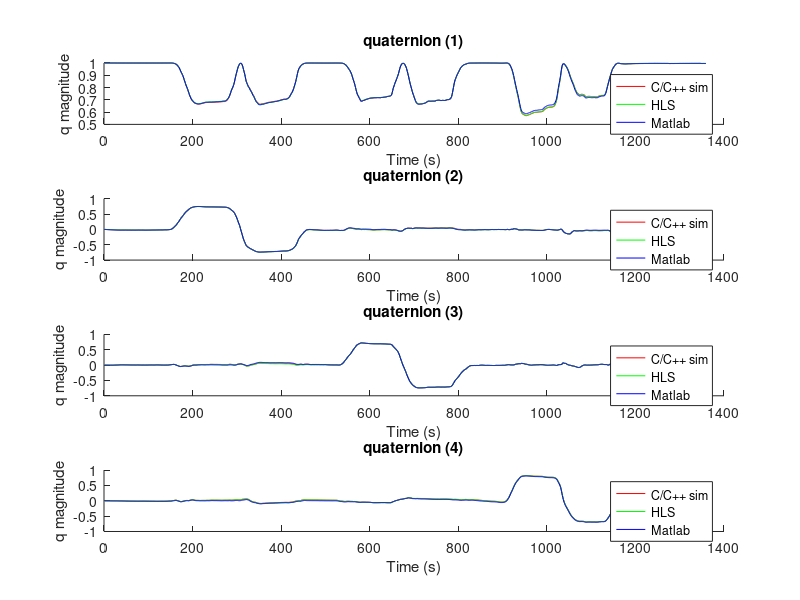
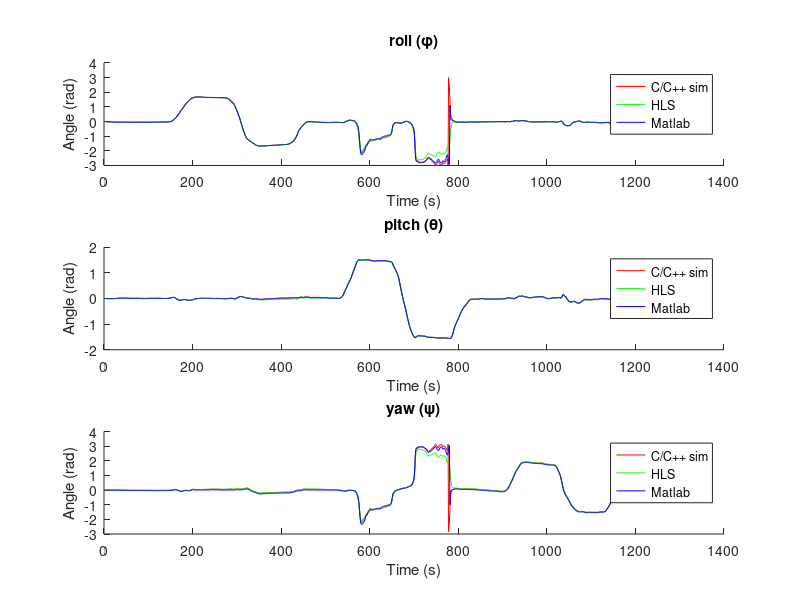

Reproduce these figures in MATLAB, in order.
%%read csv file

totalData = 1359;
timer_freq = 50000000;

%time      = dlmread('output2.csv', ',', [0 0 totalData-1 0]);
m         = dlmread('output2.csv', ',', [0 0 totalData-1 2]);
g         = dlmread('output2.csv', ',', [0 3 totalData-1 5]);
a         = dlmread('output2.csv', ',', [0 6 totalData-1 8]);
q_matlab  = dlmread('output2.csv', ',', [0 9 totalData-1 12]);
e_matlab  = dlmread('output2.csv', ',', [0 13 totalData-1 15]);
q_HLS     = dlmread('output2.csv', ',', [0 16 totalData-1 19]);
e_HLS     = dlmread('output2.csv', ',', [0 20 totalData-1 22]);
q1_HLS    = dlmread('outputHW.csv', ',', [0 0 totalData-1 3]);
e1_HLS    = dlmread('outputHW.csv', ',', [0 4 totalData-1 6]);
count     = dlmread('outputHW.csv', ',', [0 7 totalData-1 7]);
%q1_HLS    = dlmread('output2.csv', ',', [0 23 totalData-1 26]);
%e1_HLS    = dlmread('output2.csv', ',', [0 27 totalData-1 29]);

%calculate Root Mean Square Error
for i = 1:3
  %(q_HLS(i) - q1_HLS(i))    % Errors
  %(q_HLS(i) - q1_HLS(i)).^2   % Squared Error
  %mean(q_HLS(i) - q1_HLS(i)).^2)   % Mean Squared Error
  RMSE_q_HLS_HLS1(i) = sqrt(mean((q_HLS(:,i) - q1_HLS(:,i)).^2));  % Root Mean Squared Error
  RMSE_euler_HLS_HLS1(i) = sqrt(mean((e_HLS(:,i) - e1_HLS(:,i)).^2));  % Root Mean Squared Error
end
  RMSE_q_HLS_HLS1(:,4) = sqrt(mean((q_HLS(:,4) - q1_HLS(:,4)).^2));  % Root Mean Squared Error

for i = 1:3
  %(q_HLS(i) - q1_HLS(i))    % Errors
  %(q_HLS(i) - q1_HLS(i)).^2   % Squared Error
  %mean(q_HLS(i) - q1_HLS(i)).^2)   % Mean Squared Error
  RMSE_q_HLS_matlab(i) = sqrt(mean((q_HLS(:,i) - q_matlab(:,i)).^2));  % Root Mean Squared Error
  RMSE_euler_HLS_matlab(i) = sqrt(mean((e_HLS(:,i) - e_matlab(:,i)).^2));  % Root Mean Squared Error
end
  RMSE_q_HLS_matlab(4) = sqrt(mean((q_HLS(:,4) - q_matlab(:,4)).^2));  % Root Mean Squared Error
  
%for i = 1:1359
%  exec_time(i) = count(i)/50000000;
%end  

exec_time = (count(totalData)/totalData)/timer_freq;

disp(RMSE_q_HLS_HLS1);
disp(RMSE_q_HLS_matlab);
disp(RMSE_euler_HLS_HLS1);
disp(RMSE_euler_HLS_matlab);
disp(exec_time)
disp(1/exec_time)
time = 1:1:totalData;

%% plot quaternion comparison
figure('Name', 'quaternion comparison');

axis(1) = subplot(4,1,1);
hold on;
plot(time, q_HLS(:,1), 'r');
plot(time, q1_HLS(:,1), 'g');
plot(time, q_matlab(:,1), 'b');
legend('C/C++ sim', 'HLS', 'Matlab');
xlabel('Time (s)');
ylabel('q magnitude');
title('quaternion (1)');
hold off;

axis(2) = subplot(4,1,2);
hold on;
plot(time, q_HLS(:,2), 'r');
plot(time, q1_HLS(:,2), 'g');
plot(time, q_matlab(:,2), 'b');
legend('C/C++ sim', 'HLS', 'Matlab');
xlabel('Time (s)');
ylabel('q magnitude');
title('quaternion (2)');
hold off;

axis(3) = subplot(4,1,3);
hold on;
plot(time, q_HLS(:,3), 'r');
plot(time, q1_HLS(:,3), 'g');
plot(time, q_matlab(:,3), 'b');
legend('C/C++ sim', 'HLS', 'Matlab');
xlabel('Time (s)');
ylabel('q magnitude');
title('quaternion (3)');
hold off;

axis(4) = subplot(4,1,4);
hold on;
plot(time, q_HLS(:,4), 'r');
plot(time, q1_HLS(:,4), 'g');
plot(time, q_matlab(:,4), 'b');
legend('C/C++ sim', 'HLS', 'Matlab')
xlabel('Time (s)');
ylabel('q magnitude');
title('quaternion (4)');
hold off;

linkaxes(axis, 'x');

%% plot euler comparison in radians

figure('Name', 'euler comparison');

axis(1) = subplot(3,1,1);
hold on;
plot(time, e_HLS(:,1), 'r');
plot(time, e1_HLS(:,1), 'g');
plot(time, e_matlab(:,1), 'b');
legend('C/C++ sim', 'HLS', 'Matlab')
xlabel('Time (s)');
ylabel('Angle (rad)');
title('roll (\phi)');
hold off;

axis(2) = subplot(3,1,2);
hold on;
plot(time, e_HLS(:,2), 'r');
plot(time, e1_HLS(:,2), 'g');
plot(time, e_matlab(:,2), 'b');
legend('C/C++ sim', 'HLS', 'Matlab')
xlabel('Time (s)');
ylabel('Angle (rad)');
title('pitch (\theta)');
hold off;

axis(3) = subplot(3,1,3);
hold on;
plot(time, e_HLS(:,3), 'r');
plot(time, e1_HLS(:,3), 'g');
plot(time, e_matlab(:,3), 'b');
legend('C/C++ sim', 'HLS', 'Matlab')
xlabel('Time (s)');
ylabel('Angle (rad)');
title('yaw (\psi)');
hold off;

linkaxes(axis, 'x');